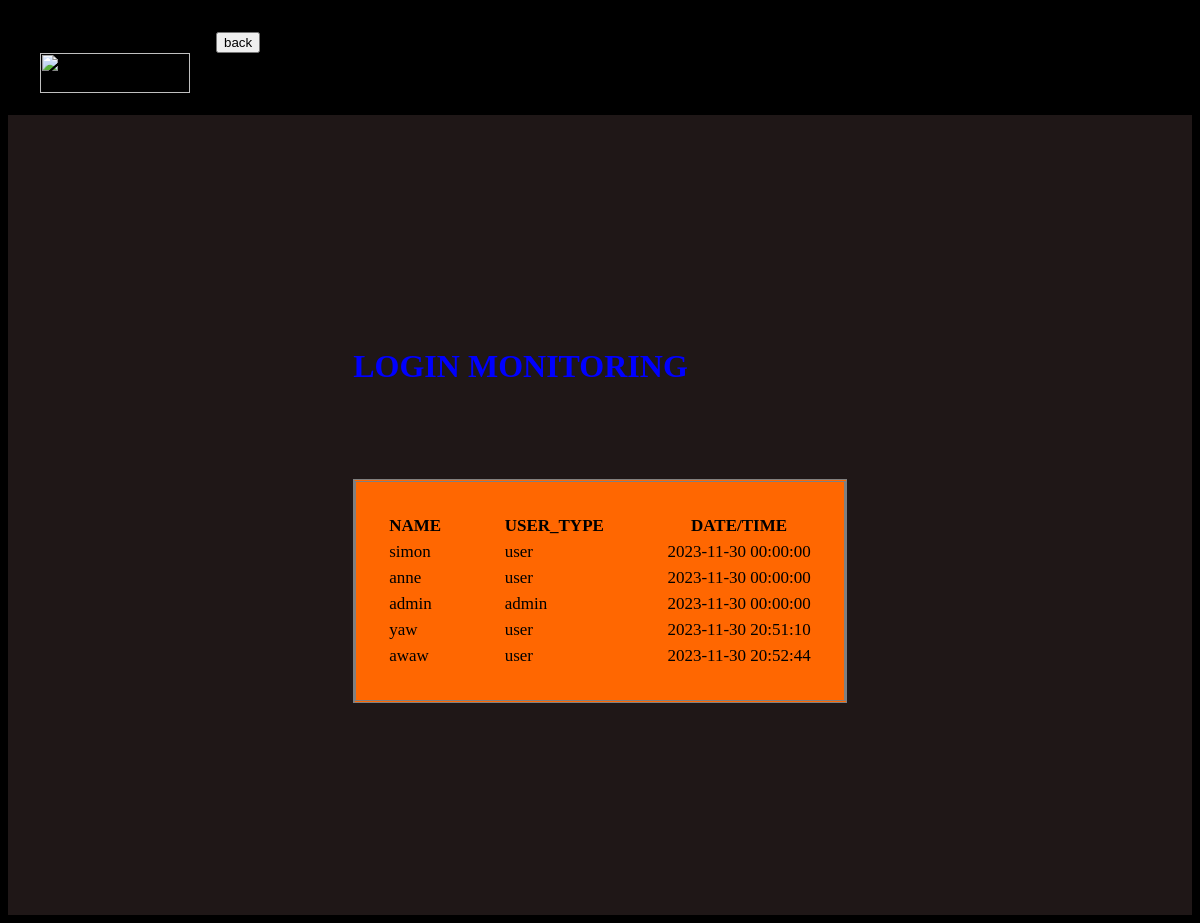
The app's page /view_user.php with its own data.
### tables this page shows
CREATE TABLE `hub_tbl` (
  `id` int(55) NOT NULL,
  `name` varchar(255) NOT NULL,
  `password` varchar(255) NOT NULL,
  `user_type` varchar(255) NOT NULL,
  `time` datetime NOT NULL DEFAULT current_timestamp()
);

### view_user.php (the view, shortened to what this page needs)
<!DOCTYPE html>
<html lang="en">
<head>
	<head>
</head>
<body>
<a href="admin.php" class="btn"><input type="submit" value="back"></a>
<br>
        &nbsp;&nbsp;&nbsp;&nbsp;&nbsp;&nbsp;&nbsp;&nbsp;<img src="https://media.discordapp.net/attachments/1134158940838564000/1172171293353844798/image.png?ex=655f5896&is=654ce396&hm=369c35cab204c05955b12cc2451d2ab4a754a35ea2ce35d1adf75f73d4cb3175&=" alt="" height="40" width="150"></font>
           <br> <br>
<div class = "test">
<div class = "tests">
	<h1><font color="blue"><marquee direction=right> LOGIN MONITORING</marquee><font></font></font></h1></a><br><br><br><br>
	<center>
<!DOCTYPE html>
<html>
<head>
</head>
<body>
<table class='u-table'>
		<thread>
			<tr>
				<th>NAME&nbsp;&nbsp;&nbsp;&nbsp;&nbsp;&nbsp;&nbsp;&nbsp;&nbsp;&nbsp;&nbsp;&nbsp;&nbsp;&nbsp;</th>
				<th>USER_TYPE&nbsp;&nbsp;&nbsp;&nbsp;&nbsp;&nbsp;&nbsp;&nbsp;&nbsp;&nbsp;&nbsp;&nbsp;&nbsp;&nbsp;</th>
				<th>DATE/TIME</th>
			</tr>
			<?php
			$mysqli = new mysqli('localhost','root','','hub_db') or die(mysql_error(mysqli));
			$result = $mysqli->query('SELECT * FROM hub_tbl') or die(mysqli->error);
				while($row = $result->fetch_assoc()):?>
				 <tbody id="myTable">
				<tr>
					<td><?php print $row['name'];?> </td>
					<td><?php print $row['user_type'];?> </td>
					<td><?php print $row['time'];?> </td>
                   </tr>
                 </tbody>
			<?php endwhile;?>
		</table>
	</div>
</body>
</html>
</body>
</html>

### view_user.php (style rules this page uses)
body { background-color: black; }
.u-table { border-style: double solid; border-width: medium; position: relative; height: auto; width: auto; bottom: 0px; padding: 30px; font-size: 17px; line-height: 1.3; background-color: #FF6701; margin-left: auto; margin-right: auto; }
.test { display: flex; justify-content: center; align-items: center; flex-wrap: wrap; min-height: 100vh; background-color: #1F1717; }
a { text-decoration: none; color: #006CFF; font-size: 1.5rem; }

### records on screen
hub_tbl: name "simon", user_type "user", time "2023-11-30 00:00:00"
hub_tbl: name "anne", user_type "user", time "2023-11-30 00:00:00"
hub_tbl: name "admin", user_type "admin", time "2023-11-30 00:00:00"
hub_tbl: name "yaw", user_type "user", time "2023-11-30 20:51:10"
hub_tbl: name "awaw", user_type "user", time "2023-11-30 20:52:44"
